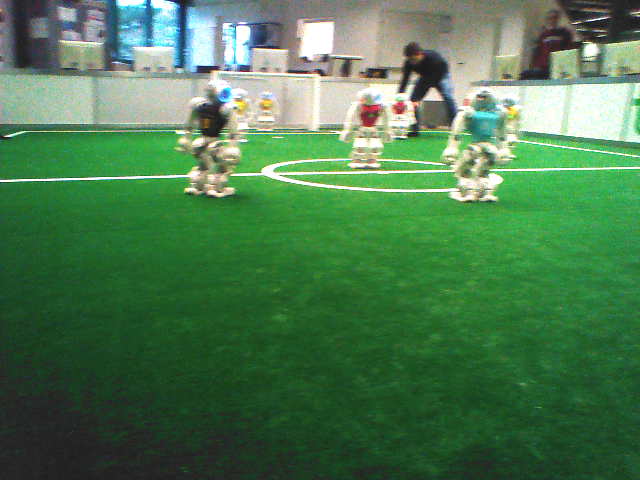
#> input picture labeled_data/16_02_2018__11_18_08_0046_upper.png, 640 x 480 px, found by its file name
$ jupyter execute getField.ipynb
#> lines starting #> are read from the running program, lines starting #| are printed output that depends on the picture; after the words box and inside, x2 and y2 are one past the last pixel; in counts of white or black regions, pixels touching at a corner belong together
[cell 1]
import cv2
import numpy as np
from matplotlib import pyplot as plt
import random
from collections import Counter
from sklearn import linear_model, datasets
from skimage.measure import LineModelND, ransac
import math
from __future__ import division

import os
import glob

### For getting angle of two lines:

[cell 2]
# [31 lines left out: functions get_angle, line, intersection, not called in this run]

### For preprocessing on green:

[cell 3]
def findgreen(image, modus = False):
    thres = 63
    if not modus:
        # find sample methods
        ys = np.random.choice(np.linspace(200,479,278),100)
        xs = np.random.choice(np.linspace(0,600,601),100)
        values = [image[int(ys[i]),int(xs[i])] for i in range(100)]
        countVal = Counter(values)
        modi = countVal.most_common(10)
        i =0
        modus = modi[0][0]
        while modus < 100 and i<9:
#             print("hi")
            i+= 1
            modus = modi[i][0]
#         print(modus,modi)
    # optie om via arrays sneller te maken
    minmod = np.array(np.array(modus) - thres)
    maxmod = np.array(np.array(modus) + thres)

#     return image[image<maxmod and image>minmod]
    nimage = image[:].copy()

    # Via opencv
    nimage = cv2.inRange(image,minmod,maxmod)

    return nimage, modus

## The Field seperation function:

[cell 4]
# [76 lines left out: function getField2, not called in this run]

# Save all masked images, MAKE SURE YOU REALLY WANT TO RUN THIS!

[cell 5]
# [6 lines left out: function save_masked, not called in this run]

    # Create new directory
labeled_directory = 'bin_image3'
if not os.path.isdir('./' + labeled_directory):
    os.mkdir(labeled_directory)

    # Specify directory where all images are saved
img_dir = 'imageset_131'
img_path = os.path.join(img_dir, '*g')
files = glob.glob(img_path)

# for img in files:
#     save_masked(img)

[cell 6]
# img = cv2.imread("testField2.png")
img = cv2.imread("imageset_131/16_02_2018__11_18_08_0046_upper.png")
#> img is the input picture: shape (480, 640, 3); mean B, G, R 80.7, 122.7, 76.7

blur =cv2.GaussianBlur(img,(71,71),10)
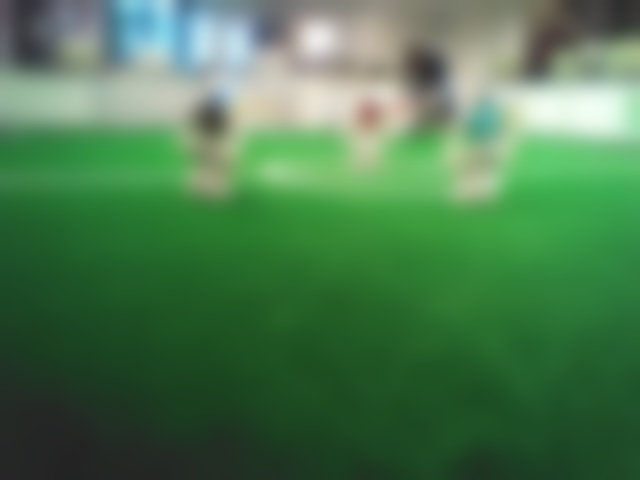
#> blur: shape (480, 640, 3); mean B, G, R 80.7, 122.7, 76.7
hsv =  cv2.cvtColor(blur,cv2.COLOR_BGR2HSV)
#> hsv: shape (480, 640, 3); mean H, S, V 60.3, 112.9, 124.1
h,s,v = cv2.split(hsv)
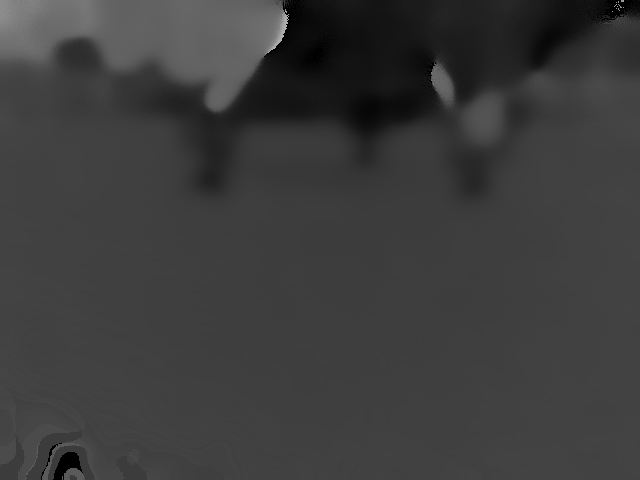
#> h: shape (480, 640); min 0, max 176, mean 60.3
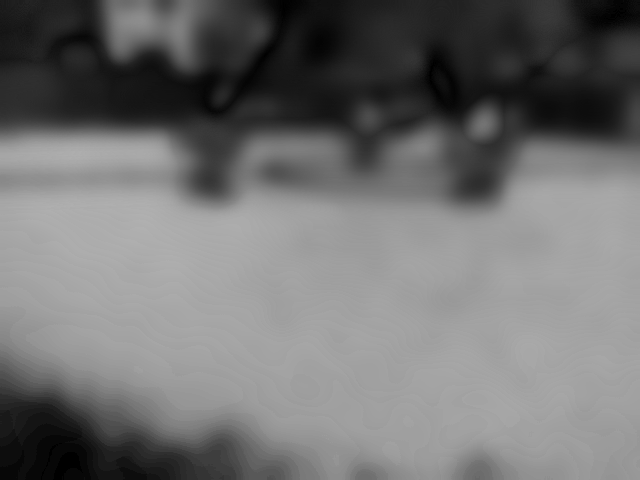
#> s: shape (480, 640); min 0, max 177, mean 112.9
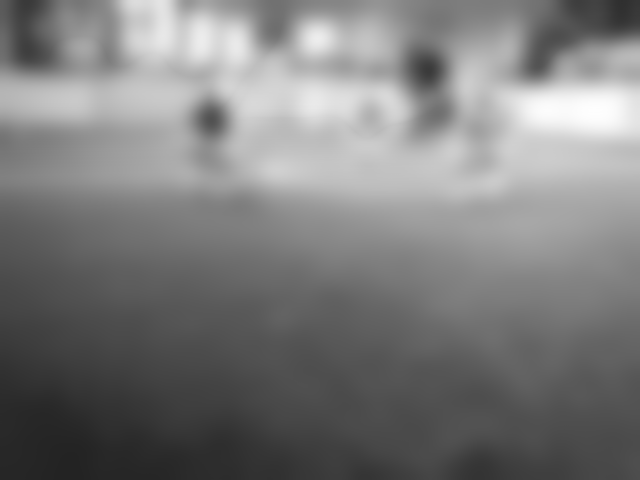
#> v: shape (480, 640); min 35, max 254, mean 124.1

greenFiltered,modus = findgreen(np.array(s))
#> in findgreen, `values = [image[int(ys[i]),int(xs[i])] for i in range(100)]`: values = 100 values, max 173 at index 1, min 7 at index 53, mean 145.7
#> in findgreen, `countVal = Counter(values)`: countVal = 40 items
#> in findgreen, `modi = countVal.most_common(10)`: modi = [(161, 8), (158, 8), (159, 7), (164, 7), (162, 7), (160, 5), (165, 5), (157, 4), (171, 4), (166, 4)]
#> in findgreen, `modus = modi[0][0]`: modus = 161
#> after the loop in findgreen, `while modus < 100 and i<9:`: i = 0
#> in findgreen, `minmod = np.array(np.array(modus) - thres)`: minmod = 98
#> in findgreen, `maxmod = np.array(np.array(modus) + thres)`: maxmod = 224
#> in findgreen, `nimage = cv2.inRange(image,minmod,maxmod)`:
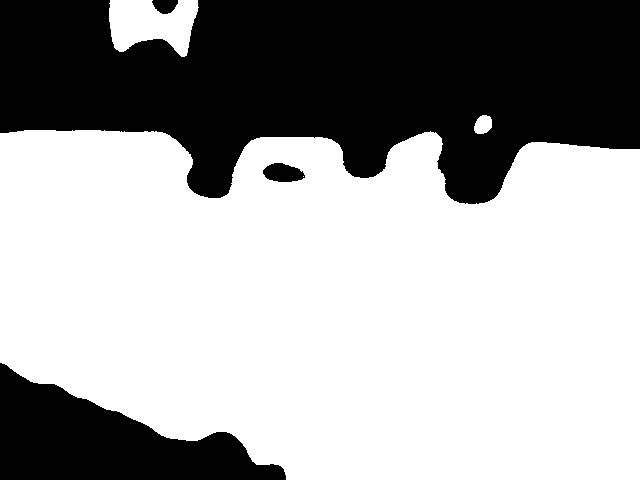
#> nimage: shape (480, 640); 63.9% white; 4 black regions, box (x1, y1, x2, y2) and area: (0, 0, 640, 204) 92679, (0, 363, 286, 480) 17405, (263, 163, 305, 182) 588, (152, 0, 178, 14) 273
#> modus = 161
# greenFiltered.dtype='uint8'
# cv2.imwrite('testimgs/greenFilt46.png', greenFiltered)
edge = cv2.Canny(greenFiltered, 20,40)
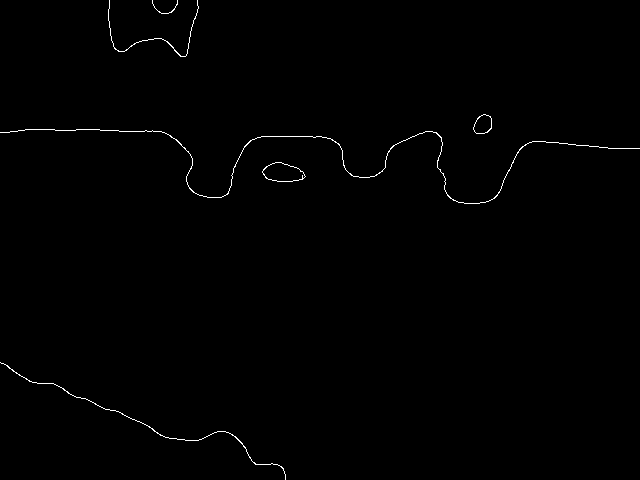
#> edge: shape (480, 640); 0.53% white in thin lines or dots
ransac = linear_model.RANSACRegressor()
y,x = np.argwhere(edge == 255)[:,0], np.argwhere(edge == 255)[:,1]
#> y = 1615 values from 0 to 479; x = 1615 values, max 639 at index 798, min 0 at index 446, mean 267.3

#preprocess:
bot_mask = y < 400
xp = x[bot_mask]
#> xp = 1377 values, max 639 at index 798, min 0 at index 446, mean 279.9
yp = y[bot_mask]
#> yp = 1377 values from 0 to 399
data = np.array([xp,yp]).T
#> data = 1377 pairs, first value 0 to 639, second value 0 to 399

# use RANSAC to find field line
from skimage.measure import LineModelND, ransac
model_robust, inliers_mask = ransac(data, LineModelND, min_samples=2, residual_threshold=1, max_trials=300)
outliers_mask = inliers_mask == False
yin = data.T[1][inliers_mask]
#> yin = 218 values from 129 to 144
xin = data.T[0][inliers_mask]
#> xin = 218 values, max 575 at index 217, min 25 at index 0, mean 221.3

# [18 lines of commented-out code are left out]
print(np.shape(img))
#| (480, 640, 3)
plt.plot([xin[0], xin[-1]], [yin[0], yin[-1]])
plt.imshow(edge, cmap='gray')
plt.xticks([])
plt.yticks([])
plt.savefig('edgeLine46.png')
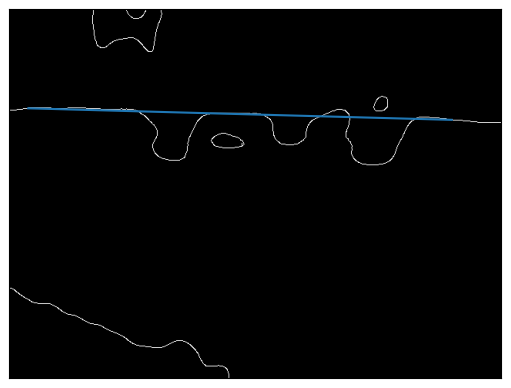
#> figure drawn by matplotlib, 1 panel
plt.show()
